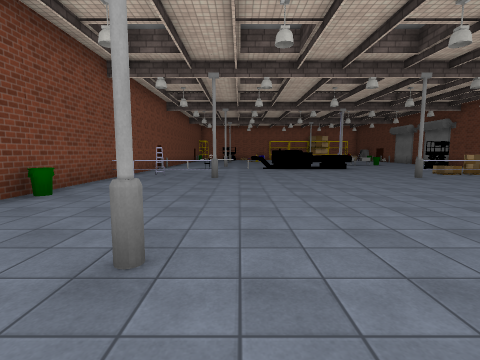
View 1 (above)

19 first-person views from a walk through a 3-D level made in the Unity game engine. The camera is 1.5 m above the floor, tilts 6° down and sees 85° across. The floor is counted in squares, 2 m on a side. Each view is taken from the middle of a square. On the plan, view 1 faces up. The plan holds only what a view shows up to about 9 squares ahead; the rest is blank. The player character is not drawn. Some surface patterns are stand-ins.

View 2
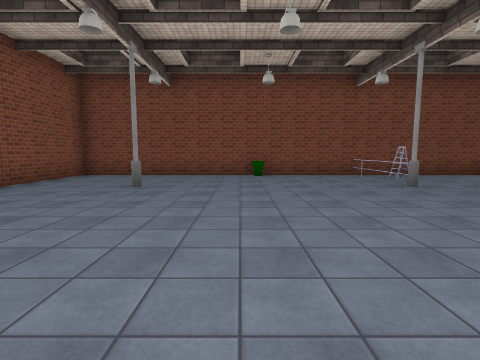

View 3
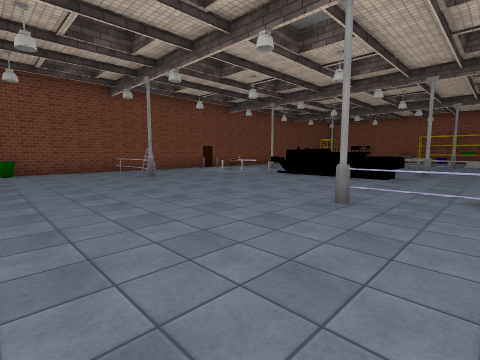

View 4
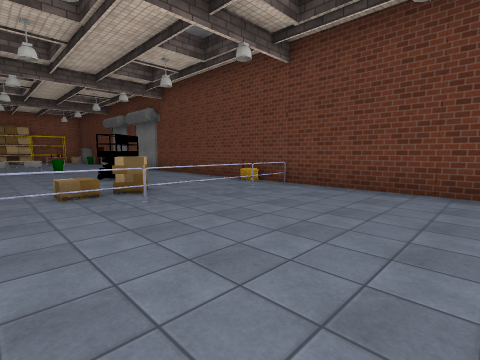

View 5
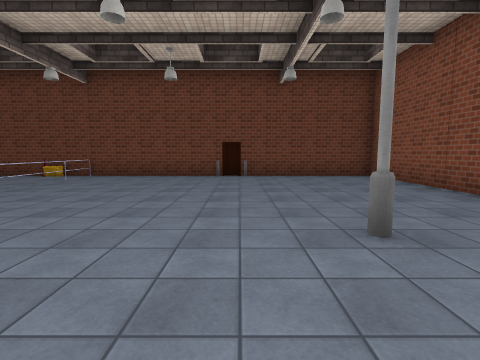

View 6
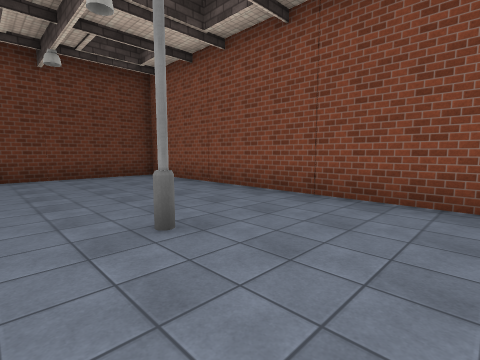

View 7
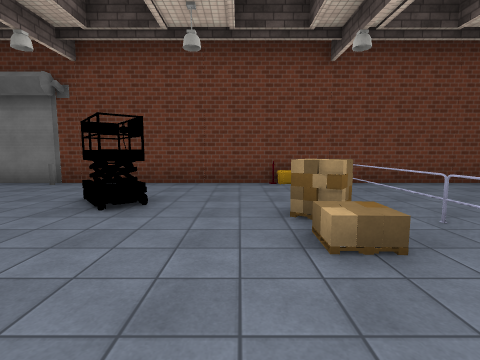

View 8
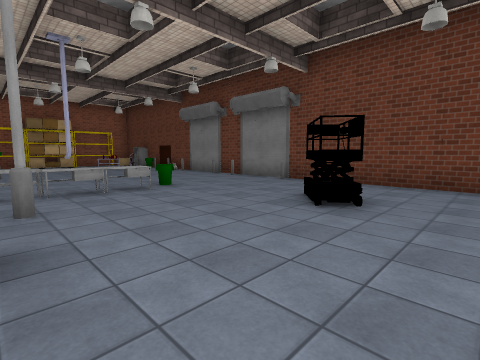

View 9
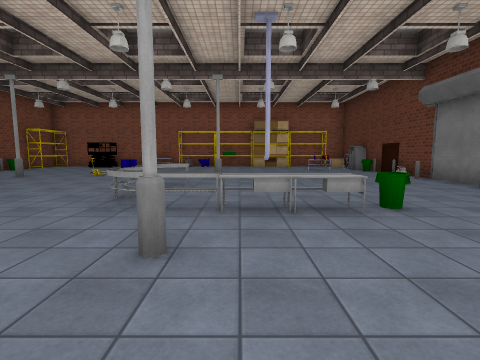

View 10
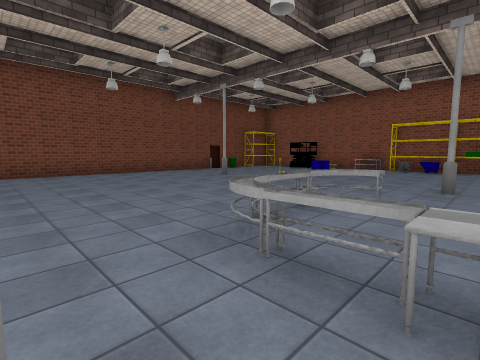

View 11
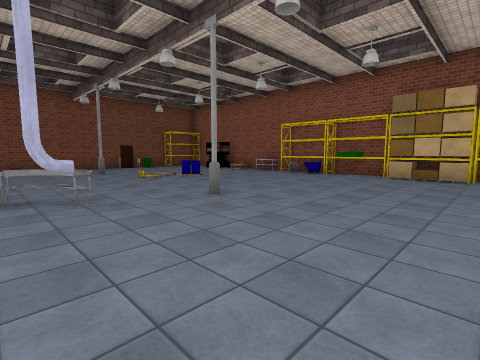

View 12
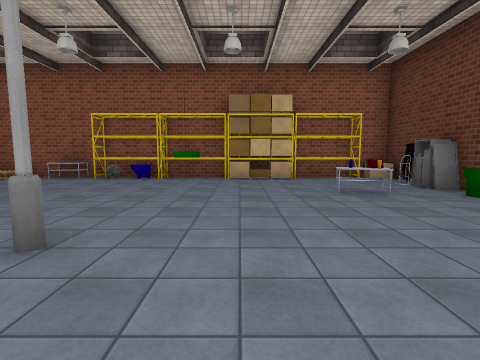

View 13
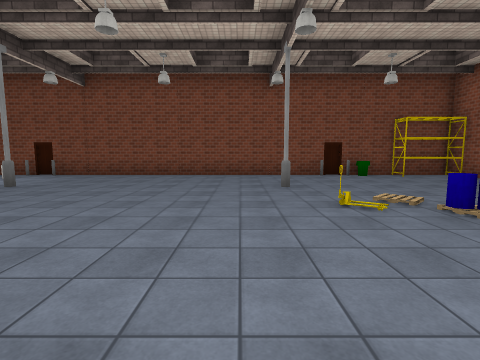

View 14
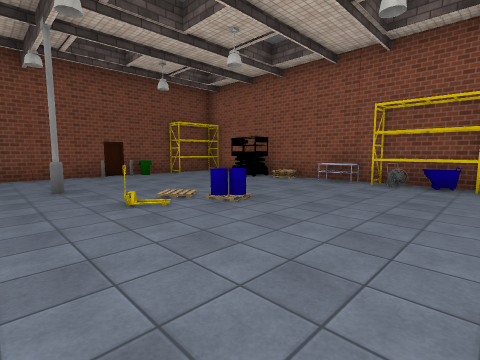

View 15
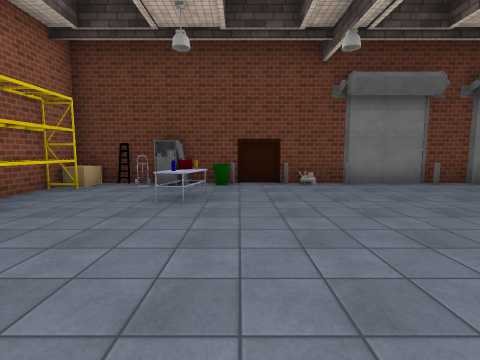

View 16
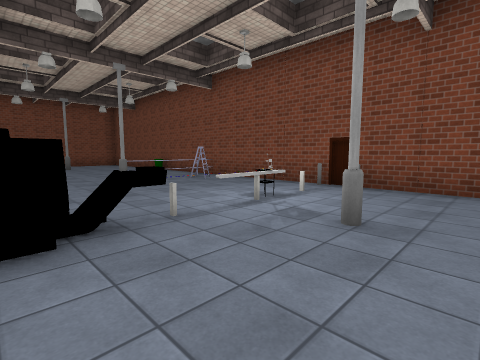

View 17
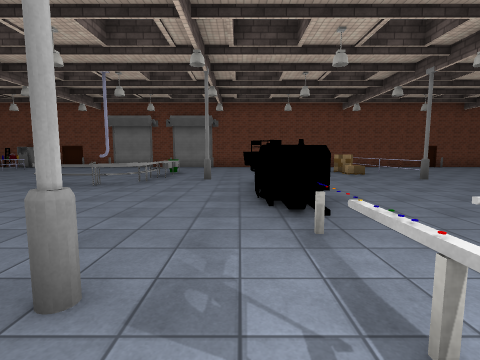

View 18
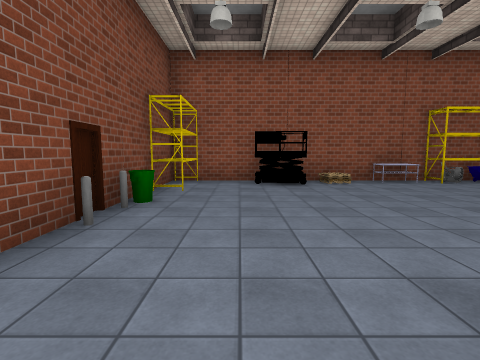

View 19
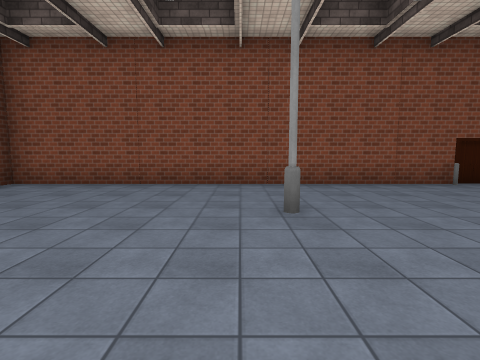

### Floor plan
Key: @ floor where view 1 was taken; # wall or solid block; . floor; = window, fence, low wall or low ledge; ^ raised ledge; O other object.
Columns run from 4 left of view 1 to 12 right of it. Each row starts with its distance up from view 1.
 26 ######OOOOOOOO#O#
 25 #O.O....O......O#
 24 #.............OO#
 23 #O..........OOOO#
 22 #.....O........O#
 21 #..............O#
 20 #..#.O...#......#
 19 #...............#
 18 #........O......#
 17 #.......O..#....#
 16 #.......OO..O...#
 15 #.........OO....#
 14 #..#.....#......#
 13 #...... =.......#
 12 #. O ## ^^...O..#
 11 #...............#
 10 #...............#
  9 #O.........OO.OO#
  8 #OO#......OOOOOO#
  7 #...............#
  6 #...............#
  5 #O..............#
  4 #...............#
  3 #...............#
  2 #..#.....#......#
  1 #...............#
  0 #...@...........#
 -1 #...##..........#
 -2 #################

Where each view was taken, in squares from view 1:
view 1: 0 up, 0 right, facing up
view 2: 4 up, 5 right, facing left
view 3: 4 up, 7 right, facing up-left
view 4: 4 up, 6 right, facing up-right
view 5: 3 up, 3 right, facing right
view 6: 3 up, 3 right, facing down-right
view 7: 10 up, 5 right, facing right
view 8: 10 up, 5 right, facing up-right
view 9: 12 up, 6 right, facing up
view 10: 14 up, 6 right, facing up-left
view 11: 17 up, 9 right, facing up-left
view 12: 18 up, 7 right, facing up
view 13: 19 up, 5 right, facing left
view 14: 19 up, 5 right, facing up-left
view 15: 22 up, 5 right, facing right
view 16: 15 up, 2 right, facing down-left
view 17: 13 up, 2 left, facing right
view 18: 19 up, 2 left, facing up
view 19: 5 up, 6 right, facing down
